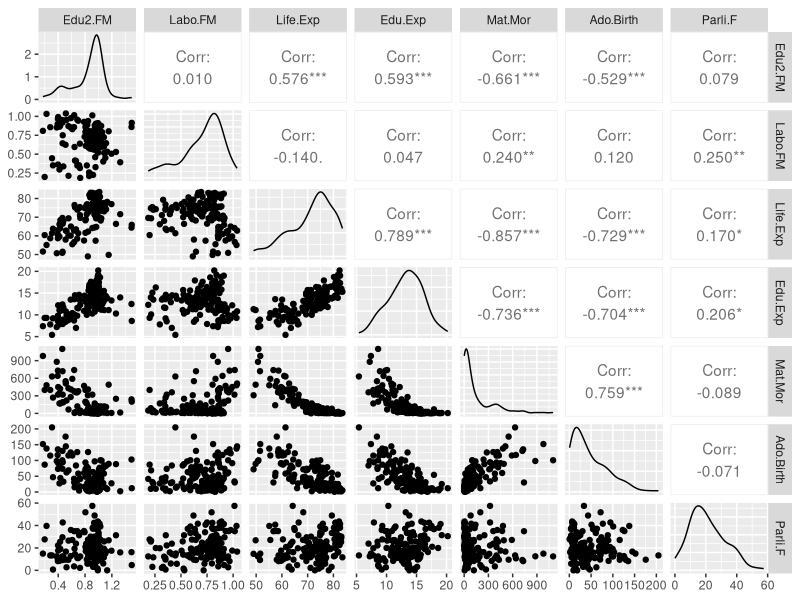
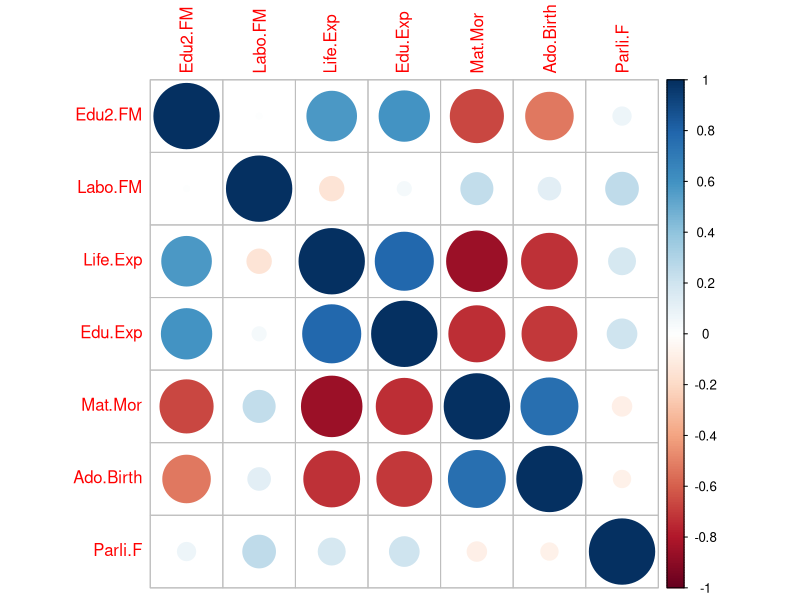
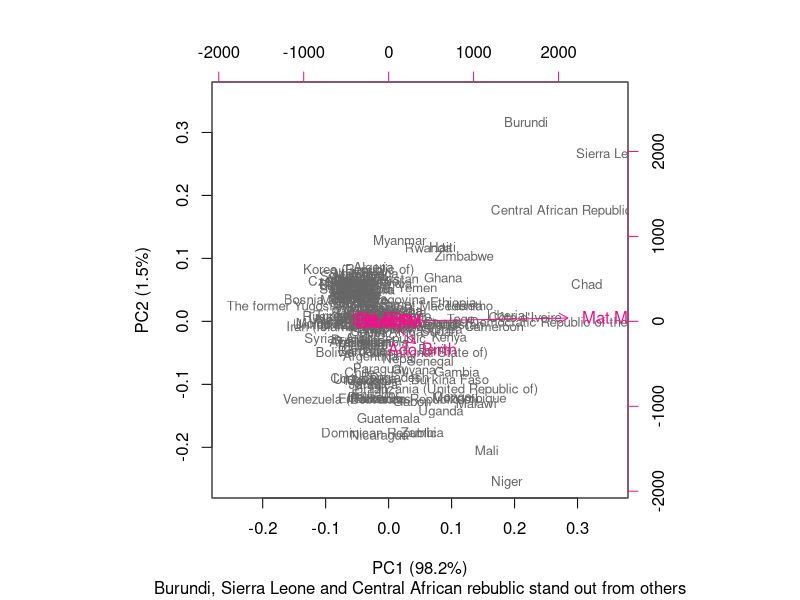
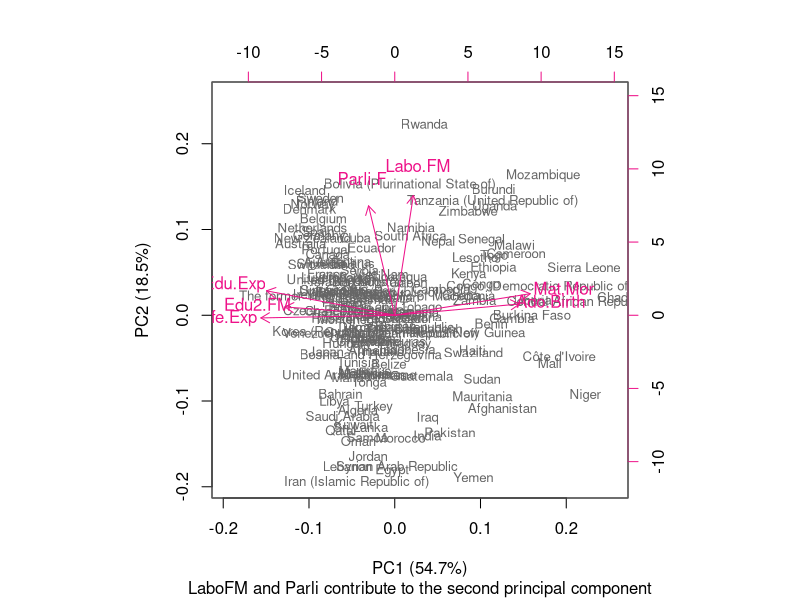
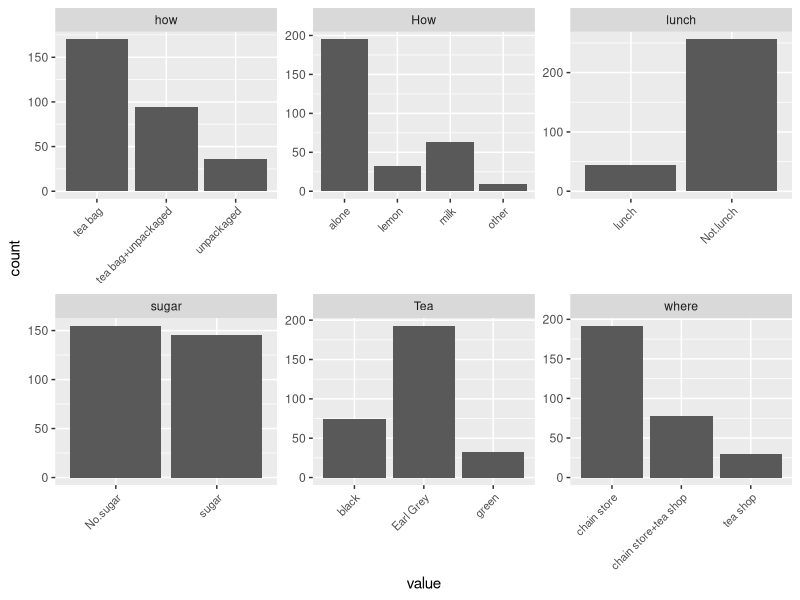
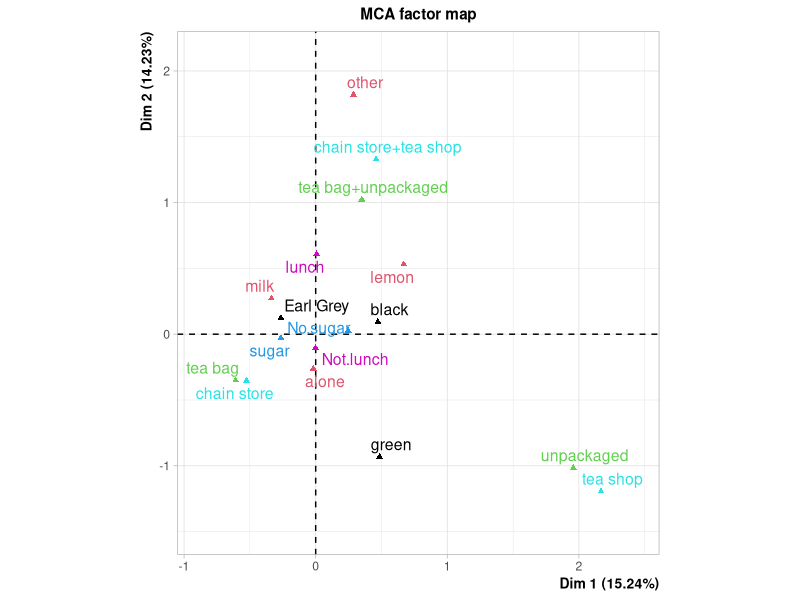

The R script that drew these images, in order:
## ---- chunk 1
human=read.table("data/human.txt", sep = ",", header= TRUE)

str(human)
dim(human)

## ---- chunk 2
summary(human)

# Access GGally
library(dplyr)
library(GGally)
library(corrplot)

# remove the GNI variable
human_ <- select(human, -GNI)

# visualize the 'human_' variables
ggpairs(human_)

# compute the correlation matrix and visualize it with corrplot
cor(human_)%>%corrplot()

## ---- chunk 3
# perform principal component analysis (with the SVD method)
pca_human <- prcomp(human_)

# create and print out a summary of pca_human
s <- summary(pca_human)
s

# rounded percentages of variance captured by each PC
pca_pr <- round(100*s$importance[2,], digits = 1) 

# print out the percentages of variance
pca_pr

# create object pc_lab to be used as axis labels
pc_lab <- paste0(names(pca_pr), " (", pca_pr, "%)")

# draw a biplot
biplot(pca_human, cex = c(0.8, 1), col = c("grey40", "deeppink2"), xlab = pc_lab[1], ylab = pc_lab[2], sub="Burundi, Sierra Leone and Central African rebublic stand out from others")


## ---- chunk 4
# standardize the variables
human_std <- scale(human_)

# perform principal component analysis (with the SVD method)
pca_human_std <- prcomp(human_std)

# create and print out a summary of pca_human
s <- summary(pca_human_std)
s

# rounded percentages of variance captured by each PC
pca_pr_std <- round(100*s$importance[2,], digits = 1) 

# print out the percentages of variance
pca_pr_std

# create object pc_lab to be used as axis labels
pc_lab_std <- paste0(names(pca_pr_std), " (", pca_pr_std, "%)")

# draw a biplot
biplot(pca_human_std, cex = c(0.8, 1), col = c("grey40", "deeppink2"), xlab = pc_lab_std[1], ylab = pc_lab_std[2], sub="LaboFM and Parli contribute to the second principal component")

## ---- chunk 5
library(FactoMineR)

data("tea")

str(tea)
dim(tea)

# column names to keep in the dataset
keep_columns <- c("Tea", "How", "how", "sugar", "where", "lunch")

# select the 'keep_columns' to create a new dataset
tea_time <- select(tea, one_of(keep_columns))

library(ggplot2)
library(dplyr)
library(tidyr)

# visualize the dataset
gather(tea_time) %>% ggplot(aes(value))+ geom_bar() + facet_wrap("key", scales = "free") + theme(axis.text.x = element_text(angle = 45, hjust = 1, size = 8))


## ---- chunk 6
# multiple correspondence analysis
mca <- MCA(tea_time, graph = FALSE)

# summary of the model
summary(mca)

# visualize MCA
plot(mca, invisible=c("ind"), habillage = "quali")
